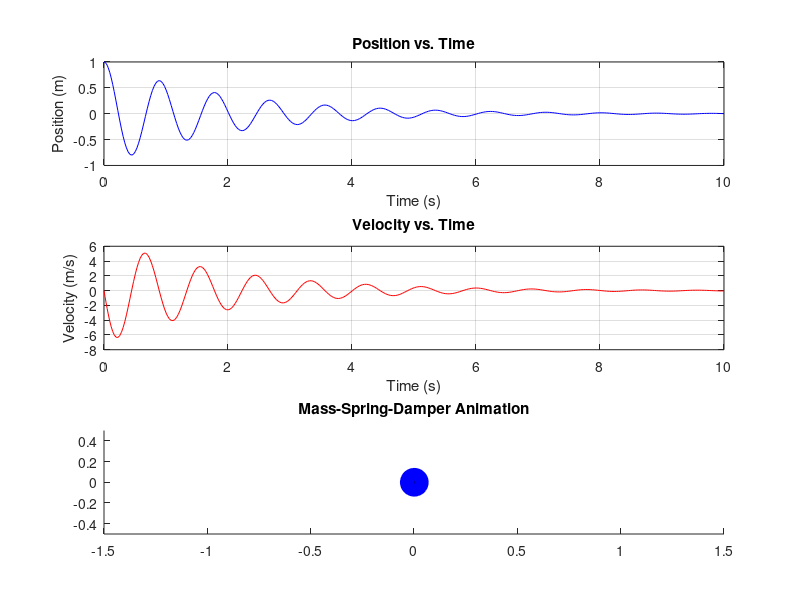

MATLAB code for this plot:
% Mass-Spring-Damper Simulation and Animation with Position and Velocity Plots

% Parameters
m = 1;      % mass (kg)
k = 50;     % spring constant (N/m)
c = 1;      % damping coefficient (Ns/m)

% Initial conditions
x0 = 1;     % initial displacement (m)
v0 = 0;     % initial velocity (m/s)

% Simulation parameters
tspan = [0 10];      % time range for simulation (s)
dt = 0.01;           % time step for animation (s)

% Define the system of differential equations
% x1 = x (displacement), x2 = v (velocity)
dxdt = @(t, x) [x(2); -(c/m)*x(2) - (k/m)*x(1)];

% Solve the differential equation
[t, x] = ode45(dxdt, tspan, [x0 v0]);

% Create figure for plots and animation
figure;

% Subplot for position
subplot(3, 1, 1);
plot(t, x(:, 1), 'b');
title('Position vs. Time');
xlabel('Time (s)');
ylabel('Position (m)');
grid on;

% Subplot for velocity
subplot(3, 1, 2);
plot(t, x(:, 2), 'r');
title('Velocity vs. Time');
xlabel('Time (s)');
ylabel('Velocity (m/s)');
grid on;

% Subplot for animation
subplot(3, 1, 3);
axis([-1.5 1.5 -0.5 0.5]);
hold on;
title('Mass-Spring-Damper Animation');

% Create a plot for the mass
mass = plot(x0, 0, 'bo', 'MarkerSize', 20, 'MarkerFaceColor', 'b');

% Create a plot for the spring
spring = plot([0 x0], [0 0], 'k', 'LineWidth', 2);

% Animation loop
for i = 1:length(t)
    % Update mass position
    set(mass, 'XData', x(i, 1));
    
    % Update spring position
    set(spring, 'XData', [0 x(i, 1)]);
    
    % Pause for the next frame
    pause(dt);
end
